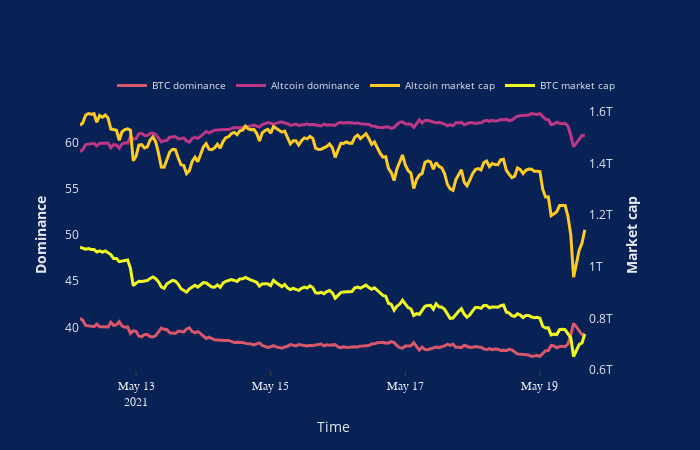

Notebook cell for this chart:
### Code cell
meanwhile()

### Figure 1 — Plotly figure (JSON) as saved in the notebook; plotly's stock layout.template omitted (floating-point values rounded to 4 significant figures; data arrays with more than 128 entries replaced by an {"elided": "..."} marker saying what was removed)
{"data": [{"line": {"color": "#d8576b", "width": 3}, "name": "BTC dominance", "type": "scatter", "x": {"elided": "182 str values"}, "xaxis": "x", "y": {"elided": "182 float values"}, "yaxis": "y"}, {"line": {"color": "#bd3786", "width": 3}, "name": "Altcoin dominance", "type": "scatter", "x": {"elided": "182 str values"}, "xaxis": "x", "y": {"elided": "182 float values"}, "yaxis": "y"}, {"line": {"color": "#fdca26", "width": 3}, "name": "Altcoin market cap", "type": "scatter", "x": {"elided": "182 str values"}, "xaxis": "x", "y": {"elided": "182 int values"}, "yaxis": "y2"}, {"line": {"color": "#f0f921", "width": 3}, "name": "BTC market cap", "type": "scatter", "x": {"elided": "182 str values"}, "xaxis": "x", "y": {"elided": "182 int values"}, "yaxis": "y2"}], "layout": {"font": {"color": "#e5e9f0"}, "height": 450, "legend": {"font": {"size": 10}, "orientation": "h", "x": 1, "xanchor": "right", "y": 1, "yanchor": "bottom"}, "paper_bgcolor": "#082255", "plot_bgcolor": "#082255", "showlegend": true, "width": 700, "xaxis": {"anchor": "y", "domain": [0, 0.94], "fixedrange": true, "linecolor": "rgb(204, 204, 204)", "linewidth": 2, "showgrid": false, "showline": false, "showticklabels": true, "tickfont": {"color": "#e5e9f0", "family": "Arial", "size": 12}, "ticks": "outside", "title": {"text": "Time"}}, "yaxis": {"anchor": "x", "color": "#e5e9f0", "domain": [0, 1], "gridcolor": "#0f41a3", "showgrid": false, "showline": false, "showticklabels": true, "title": {"text": "<b>Dominance</b>"}, "zeroline": false}, "yaxis2": {"anchor": "x", "overlaying": "y", "showgrid": false, "showline": false, "side": "right", "title": {"text": "<b>Market cap</b>"}}}}
